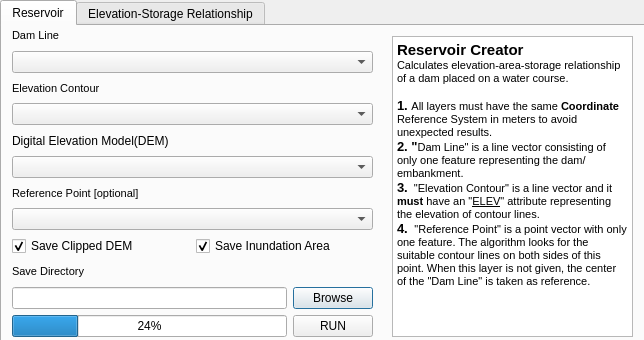
<?xml version="1.0" encoding="UTF-8"?>
<ui version="4.0">
 <class>ReservoirCreatorDialogBase</class>
 <widget class="QDialog" name="ReservoirCreatorDialogBase">
  <property name="windowModality">
   <enum>Qt::NonModal</enum>
  </property>
  <property name="geometry">
   <rect>
    <x>0</x>
    <y>0</y>
    <width>644</width>
    <height>340</height>
   </rect>
  </property>
  <property name="sizePolicy">
   <sizepolicy hsizetype="Fixed" vsizetype="Fixed">
    <horstretch>0</horstretch>
    <verstretch>0</verstretch>
   </sizepolicy>
  </property>
  <property name="maximumSize">
   <size>
    <width>644</width>
    <height>340</height>
   </size>
  </property>
  <property name="font">
   <font>
    <weight>50</weight>
    <bold>false</bold>
   </font>
  </property>
  <property name="mouseTracking">
   <bool>false</bool>
  </property>
  <property name="contextMenuPolicy">
   <enum>Qt::NoContextMenu</enum>
  </property>
  <property name="acceptDrops">
   <bool>false</bool>
  </property>
  <property name="windowTitle">
   <string>Reservoir Creator</string>
  </property>
  <property name="layoutDirection">
   <enum>Qt::LeftToRight</enum>
  </property>
  <property name="sizeGripEnabled">
   <bool>false</bool>
  </property>
  <property name="modal">
   <bool>false</bool>
  </property>
  <widget class="QTabWidget" name="tabWidget_1">
   <property name="geometry">
    <rect>
     <x>0</x>
     <y>0</y>
     <width>651</width>
     <height>351</height>
    </rect>
   </property>
   <property name="sizePolicy">
    <sizepolicy hsizetype="Expanding" vsizetype="Expanding">
     <horstretch>0</horstretch>
     <verstretch>0</verstretch>
    </sizepolicy>
   </property>
   <property name="autoFillBackground">
    <bool>true</bool>
   </property>
   <property name="currentIndex">
    <number>0</number>
   </property>
   <widget class="QWidget" name="tab_1">
    <attribute name="title">
     <string>Reservoir</string>
    </attribute>
    <widget class="QWidget" name="verticalLayoutWidget_2">
     <property name="geometry">
      <rect>
       <x>390</x>
       <y>10</y>
       <width>241</width>
       <height>301</height>
      </rect>
     </property>
     <layout class="QVBoxLayout" name="verticalLayout_2">
      <item>
       <widget class="QTextEdit" name="textEdit">
        <property name="acceptDrops">
         <bool>true</bool>
        </property>
        <property name="readOnly">
         <bool>true</bool>
        </property>
        <property name="html">
         <string>&lt;!DOCTYPE HTML PUBLIC &quot;-//W3C//DTD HTML 4.0//EN&quot; &quot;http://www.w3.org/TR/REC-html40/strict.dtd&quot;&gt;
&lt;html&gt;&lt;head&gt;&lt;meta name=&quot;qrichtext&quot; content=&quot;1&quot; /&gt;&lt;style type=&quot;text/css&quot;&gt;
p, li { white-space: pre-wrap; }
&lt;/style&gt;&lt;/head&gt;&lt;body style=&quot; font-family:'MS Shell Dlg 2'; font-size:8.25pt; font-weight:400; font-style:normal;&quot;&gt;
&lt;p style=&quot; margin-top:0px; margin-bottom:0px; margin-left:0px; margin-right:0px; -qt-block-indent:0; text-indent:0px;&quot;&gt;&lt;span style=&quot; font-size:11pt; font-weight:600;&quot;&gt;Reservoir Creator&lt;/span&gt;&lt;/p&gt;
&lt;p style=&quot; margin-top:0px; margin-bottom:0px; margin-left:0px; margin-right:0px; -qt-block-indent:0; text-indent:0px;&quot;&gt;Calculates elevation-area-storage relationship of a dam placed on a water course.&lt;/p&gt;
&lt;p style=&quot;-qt-paragraph-type:empty; margin-top:0px; margin-bottom:0px; margin-left:0px; margin-right:0px; -qt-block-indent:0; text-indent:0px;&quot;&gt;&lt;br /&gt;&lt;/p&gt;
&lt;p style=&quot; margin-top:0px; margin-bottom:0px; margin-left:0px; margin-right:0px; -qt-block-indent:0; text-indent:0px;&quot;&gt;&lt;span style=&quot; font-size:10pt; font-weight:600;&quot;&gt;1. &lt;/span&gt;All layers must have the same &lt;span style=&quot; font-weight:600;&quot;&gt;Coordinate&lt;/span&gt; Reference System in meters to avoid unexpected results. &lt;/p&gt;
&lt;p style=&quot; margin-top:0px; margin-bottom:0px; margin-left:0px; margin-right:0px; -qt-block-indent:0; text-indent:0px;&quot;&gt;&lt;span style=&quot; font-size:10pt; font-weight:600;&quot;&gt;2. &amp;quot;&lt;/span&gt;&lt;span style=&quot; font-size:8pt;&quot;&gt;Dam Line&amp;quot; is a line vector consisting of only one feature representing the dam/embankment.  &lt;/span&gt;&lt;/p&gt;
&lt;p style=&quot; margin-top:0px; margin-bottom:0px; margin-left:0px; margin-right:0px; -qt-block-indent:0; text-indent:0px;&quot;&gt;&lt;span style=&quot; font-size:10pt; font-weight:600;&quot;&gt;3.&lt;/span&gt;  &amp;quot;Elevation Contour&amp;quot; is a line vector and it &lt;span style=&quot; font-weight:600;&quot;&gt;must&lt;/span&gt; have an &amp;quot;&lt;span style=&quot; text-decoration: underline;&quot;&gt;ELEV&lt;/span&gt;&amp;quot; attribute representing the elevation of contour lines. &lt;/p&gt;
&lt;p style=&quot; margin-top:0px; margin-bottom:0px; margin-left:0px; margin-right:0px; -qt-block-indent:0; text-indent:0px;&quot;&gt;&lt;span style=&quot; font-size:10pt; font-weight:600;&quot;&gt;4. &lt;/span&gt; &amp;quot;Reference Point&amp;quot; is a point vector with only one feature. The algorithm looks for the suitable contour lines on both sides of this point. When this layer is not given, the center of the &amp;quot;Dam Line&amp;quot; is taken as reference. &lt;/p&gt;&lt;/body&gt;&lt;/html&gt;</string>
        </property>
        <property name="acceptRichText">
         <bool>false</bool>
        </property>
       </widget>
      </item>
     </layout>
    </widget>
    <widget class="QWidget" name="verticalLayoutWidget_3">
     <property name="geometry">
      <rect>
       <x>10</x>
       <y>0</y>
       <width>361</width>
       <height>311</height>
      </rect>
     </property>
     <layout class="QVBoxLayout" name="verticalLayout_3">
      <item>
       <widget class="QLabel" name="label_2">
        <property name="font">
         <font>
          <pointsize>8</pointsize>
          <weight>50</weight>
          <bold>false</bold>
         </font>
        </property>
        <property name="text">
         <string>Dam Line</string>
        </property>
       </widget>
      </item>
      <item>
       <widget class="QComboBox" name="Line_ComboBox">
        <property name="toolTip">
         <string extracomment="Add a line vector layer"/>
        </property>
        <property name="toolTipDuration">
         <number>-1</number>
        </property>
       </widget>
      </item>
      <item>
       <widget class="QLabel" name="label">
        <property name="font">
         <font>
          <pointsize>8</pointsize>
          <weight>50</weight>
          <bold>false</bold>
         </font>
        </property>
        <property name="text">
         <string>Elevation Contour</string>
        </property>
       </widget>
      </item>
      <item>
       <widget class="QComboBox" name="Contour_ComboBox">
        <property name="font">
         <font>
          <pointsize>8</pointsize>
          <weight>50</weight>
          <bold>false</bold>
         </font>
        </property>
       </widget>
      </item>
      <item>
       <widget class="QLabel" name="label_5">
        <property name="text">
         <string>Digital Elevation Model(DEM)</string>
        </property>
       </widget>
      </item>
      <item>
       <widget class="QComboBox" name="DEM_ComboBox"/>
      </item>
      <item>
       <widget class="QLabel" name="label_4">
        <property name="font">
         <font>
          <pointsize>8</pointsize>
          <weight>50</weight>
          <bold>false</bold>
         </font>
        </property>
        <property name="text">
         <string>Reference Point [optional]</string>
        </property>
       </widget>
      </item>
      <item>
       <widget class="QComboBox" name="Point_ComboBox">
        <property name="font">
         <font>
          <pointsize>8</pointsize>
          <weight>50</weight>
          <bold>false</bold>
         </font>
        </property>
       </widget>
      </item>
      <item>
       <layout class="QHBoxLayout" name="horizontalLayout">
        <item>
         <widget class="QCheckBox" name="checkBox_1">
          <property name="text">
           <string>Save Clipped DEM</string>
          </property>
          <property name="checked">
           <bool>true</bool>
          </property>
         </widget>
        </item>
        <item>
         <widget class="QCheckBox" name="checkBox_2">
          <property name="text">
           <string>Save Inundation Area</string>
          </property>
          <property name="checked">
           <bool>true</bool>
          </property>
         </widget>
        </item>
       </layout>
      </item>
      <item>
       <widget class="QLabel" name="label_3">
        <property name="font">
         <font>
          <pointsize>8</pointsize>
          <weight>50</weight>
          <bold>false</bold>
         </font>
        </property>
        <property name="text">
         <string>Save Directory</string>
        </property>
       </widget>
      </item>
      <item>
       <layout class="QHBoxLayout" name="horizontalLayout_2">
        <item>
         <widget class="QLineEdit" name="lineEdit_1">
          <property name="font">
           <font>
            <pointsize>8</pointsize>
            <weight>50</weight>
            <bold>false</bold>
           </font>
          </property>
         </widget>
        </item>
        <item>
         <widget class="QPushButton" name="pushButton_1">
          <property name="text">
           <string>Browse</string>
          </property>
         </widget>
        </item>
       </layout>
      </item>
      <item>
       <layout class="QHBoxLayout" name="horizontalLayout_3">
        <item>
         <widget class="QProgressBar" name="progressBar">
          <property name="mouseTracking">
           <bool>false</bool>
          </property>
          <property name="value">
           <number>24</number>
          </property>
         </widget>
        </item>
        <item>
         <widget class="QPushButton" name="pushButton_2">
          <property name="text">
           <string>RUN</string>
          </property>
         </widget>
        </item>
       </layout>
      </item>
     </layout>
    </widget>
   </widget>
   <widget class="QWidget" name="tab_2">
    <attribute name="title">
     <string>Elevation-Storage Relationship</string>
    </attribute>
    <widget class="QWidget" name="verticalLayoutWidget">
     <property name="geometry">
      <rect>
       <x>0</x>
       <y>0</y>
       <width>411</width>
       <height>311</height>
      </rect>
     </property>
     <layout class="QVBoxLayout" name="verticalLayout"/>
    </widget>
    <widget class="QScrollArea" name="scrollArea">
     <property name="geometry">
      <rect>
       <x>419</x>
       <y>9</y>
       <width>221</width>
       <height>271</height>
      </rect>
     </property>
     <property name="horizontalScrollBarPolicy">
      <enum>Qt::ScrollBarAlwaysOff</enum>
     </property>
     <property name="sizeAdjustPolicy">
      <enum>QAbstractScrollArea::AdjustToContentsOnFirstShow</enum>
     </property>
     <property name="widgetResizable">
      <bool>true</bool>
     </property>
     <widget class="QWidget" name="scrollAreaWidgetContents">
      <property name="geometry">
       <rect>
        <x>0</x>
        <y>0</y>
        <width>219</width>
        <height>269</height>
       </rect>
      </property>
     </widget>
    </widget>
    <widget class="QPushButton" name="copyButton">
     <property name="geometry">
      <rect>
       <x>424</x>
       <y>286</y>
       <width>211</width>
       <height>23</height>
      </rect>
     </property>
     <property name="text">
      <string>Copy to Clipboard</string>
     </property>
    </widget>
   </widget>
  </widget>
 </widget>
 <resources/>
 <connections/>
</ui>
